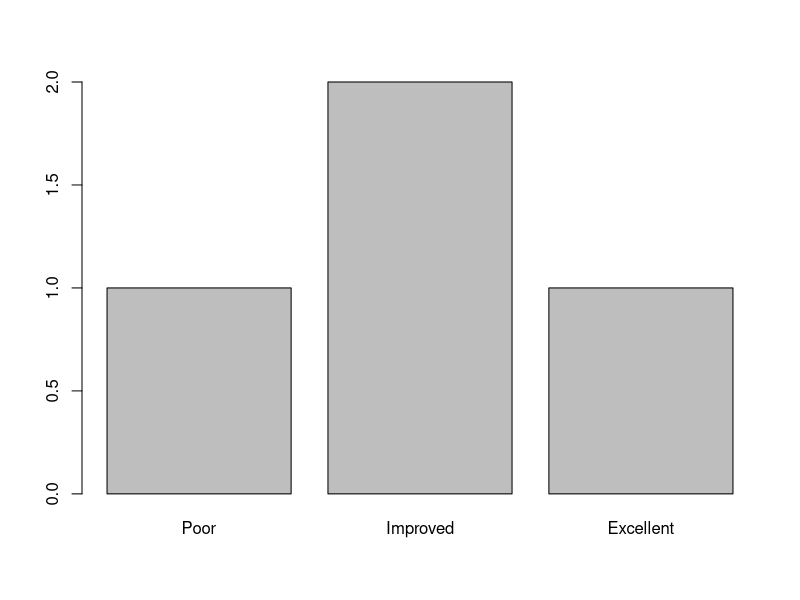

R code for this plot:
x=factor(c("Male",'Female','Male'))
x
x1=factor(c("yes","no","yes"),levels=c("yes","no"))
x1
x3=factor(c("low","medium","high"),ordered=T)
x3
x2=factor(c("yes","no","No"))
x2
gender =c('M','M','F','F','F','M')
gender
g1=factor(gender)
g1
months=c('Mar','Sep','Nov','Apr', 'May', 'Apr', 'Mar','Sep','Nov','Apr','May')
months
month.abb[1:12]
m1=factor(months)
m1
table(m1)
m2=factor(months,levels = c("Jan","Feb","Mar","Apr","May","Jun","Jul","Aug","Sep","Oct","Nov","Dec"),ordered=T)
m2
m5=c(months,'xyz')
m5
str(m5)
cat(m5)


gender=c(1,2,1,1,2)
gender
fgender=factor(gender)
fgender
fgender=factor(gender, levels=c(1,2),labels=c('M','F'))
fgender

summary(m5)
m5
m5=factor(m5)
levels(m5)[12]='XYZ'
m5
m5[14]= 'abc'
m5
sum(is.na(m5))
m5=na.omit(m5)
m5
summary(m5)
table(m5)
m5

#ordinal
clsposn=c(1,2,3,4,1)
clsposn
class(clsposn)
summary(clsposn)
mode(clsposn)
fclsposn = factor(clsposn)
fclsposn
levels(fclsposn)
summary(fclsposn)
fclsposn2=factor(clsposn,levels =c(1,2,3,4,5), ordered=T, labels = c('First','Second','Third','Fourth','Fifth)'))
fclsposn2
summary(fclsposn2)
fclsposn3=factor(fclsposn2,levels(fclsposn2)[c(5,3,4,2,1)])
fclsposn3
print(levels(fclsposn3))
levels(fclsposn2)
fclsposn2
fclsposn4=factor(fclsposn2,levels=rev(levels(fclsposn2)))
fclsposn4

status=c('Poor','Improved','Excellent','Improved')
status
fstatus=factor(status)
fstatus
fstatus2=relevel(fstatus,'Poor')
fstatus2
fstatus2=relevel(fstatus,'Poor')
fstatus2
fstatus3=factor(status,ordered = T,levels=c('Poor','Improved','Excellent'))
fstatus3
plot(fstatus3)
